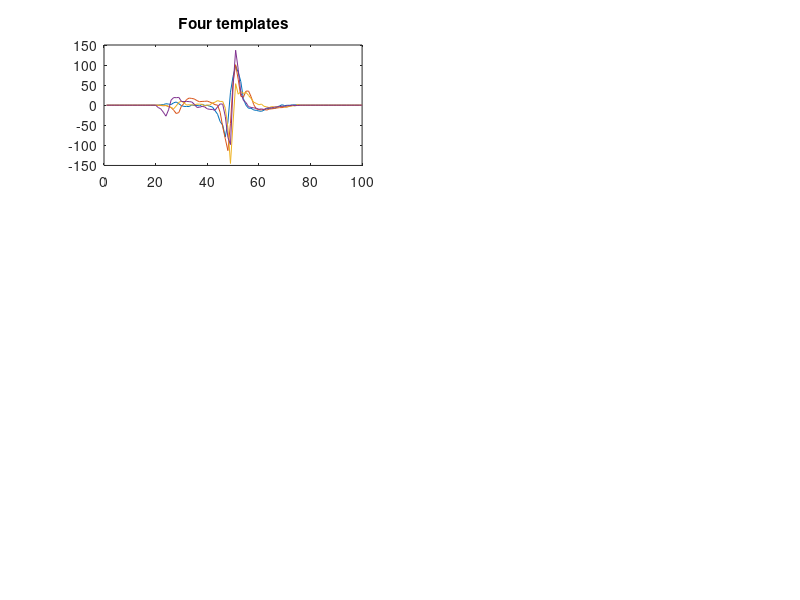

This chart was generated by the following MATLAB code: (Note: this script raises an error after producing the figure.)
%DEMO  High-resolution toolbox.% This is a stand alone program that demonstrates the functions in the% High Resolution toolbox.  Read the comments in the m-file for an% explanation.% Copyright (c) 2006-2009. Kevin C. McGill and others.% Part of EMGlab version 1.0.% This work is licensed under the Aladdin free public license.% For copying permissions see license.txt.% email: emglab@emglab.net% Here are four templates:clear xx(:,1) = [-0.1;1.2;1.6;3.7;2.9;1.7;6.1;8;3.7;-1;-2.9;-3.1;-3.3;0.8;...-0.8;-0.6;-1.8;2.3;-0.5;-0.2;-2.5;-4.4;-13.3;-22.4;-40.8;-49.5;-79;...-42.3;32.4;71.5;98.4;82.1;59.1;16.6;-0;-7.6;-7.5;-11.8;-12.8;-14.4;...-15.2;-12.3;-8.5;-8.3;-6.7;-7.9;-5;-1.7;1.2;-0.9;-0.1;-0.1;0.8;0.9;0.9];x(:,2) = [0.2;-0.7;-1.3;-0.8;-3.3;-5.8;-12.5;-20.7;-18.1;-2.3;4.6;...14.2;17.9;16.9;15.6;11.5;8.7;9.5;9.7;10.4;7.8;5.2;1.4;0.3;-17.6;-54;...-83.6;-113;-44.9;57.5;101;64.2;22.4;20;35;35.4;21.1;1.7;-9.1;-10.9;...-11.5;-10.4;-12.2;-9.6;-9;-8.1;-6.8;-6;-5.9;-4.3;-4.5;-2.1;-1;-0.1;-0.7];x(:,3) = [-0.4;0.3;-0.4;-0.4;-2.6;-5.4;-8.8;-1.6;7.3;10;6.1;0.4;1.2;...0.7;0.5;2.8;2.6;2.3;-1.9;0.6;0.4;6;7.4;11.5;9.4;9.4;-7.5;-55.3;-145;...-44;53.7;27.5;34;29.4;32;24.6;16.7;7.6;4.6;1.2;2.8;-2.7;-4;-5.9;-3.2;...-4.6;-3.6;-4.3;-2.6;-4.9;-3.6;-2.6;-1.2;-1.7;2];x(:,4) = [-5.7;-9.1;-17.6;-27.2;-11.6;12.7;19.1;18.8;19.5;9.4;9;9.5;...9;8.2;2.3;-5.4;-5.1;-2.8;-4.2;-8.9;-10.3;-10.5;-12.7;-4.1;3.3;2.7;-28.3;...-79.9;-98.1;45.6;137;89.6;31.9;12.2;6.7;-3.7;-5.4;-6.6;-7.5;-10.1;-9.1;...-10.6;-7.1;-6.5;-6.6;-4.7;-4.1;-3.2;-2.5;-2.6;-1.1;-1;0.1;-1;-0.6];x = [zeros(20,4); x; zeros(25,4)];subplot (3,2,1);plot (x);title ('Four templates')% Use RTP and IRTP to convert back and forth from the time domain% to real trigonometric polynomials.  Use HR_SHIFT to time-shift % signals in the RTP domain. xp = rtp (x);	% TRP representations of the templates.xps = hr_shift (xp, [-30, -10, 10, 30]);	% Spread them outsubplot (3,2,2);plot (irtp(xps, 5)); 		% Plot them, interpolating by 5.title ('Spread out and interpolated');% Simulate an occurrence of unit 4 that is out of alignment with% the template by a fraction of a sampling interval. xp4 = xp(:,4);			% template 4.d0 = rand - 0.5;		% Pick a random occurrence time in [-.5, .5].n = 2*randn(size(xp4));	% White gaussian noise.		yp4 = shift (xp4, d0)+n;	% yp4 is a shifted, noisy version of template 4.subplot (3,2,3);plot (irtp([xp4, yp4, xp4-yp4])); % Plot waveform, template, differencetitle ('Time-quantization error');% Use rptALIGN to align the template to the waveform.[b,d] = hr_align (xp4, yp4);	% Estimate the occurrence time. disp ('Time-quantization.');disp ('    actual   estimated');disp([d0, d]);			% Print the actual and estimate times.XP4 = shift(xp4, d);		% Shift the template into alignment.subplot (3,2,4);plot (irtp([yp4, XP4, yp4-XP4]));	% Plot waveform, aligned template, difference.title ('Optimal alignment')% Simulate a superimposition of all four units.d0 = rand (4,1) * 20 - 10; 	% Pick random occurrence times for the units.n = 2*randn(size(xp4));	% White gaussian noise.yp = comp(xp,d0)+n;	% xd is a noisy sum of the shifted templates.subplot (3,2,5);plot (irtp(yp));title ('Superimposition');% Use RESOLVE to find the optimal alignment.d = resolve (yp, xp);	% Estimate the occurrence times.disp ('Superimposition.');disp ('    actual   estimated');disp([d0, d]);			% Print the actual and estimated times.XP = comp(xp,d);		% Compute the reconstruction.subplot (3,2,6);plot (irtp([yp, XP, yp-XP]));	% Plot waveform, reconstruction, difference.title ('Optimal Resolution');